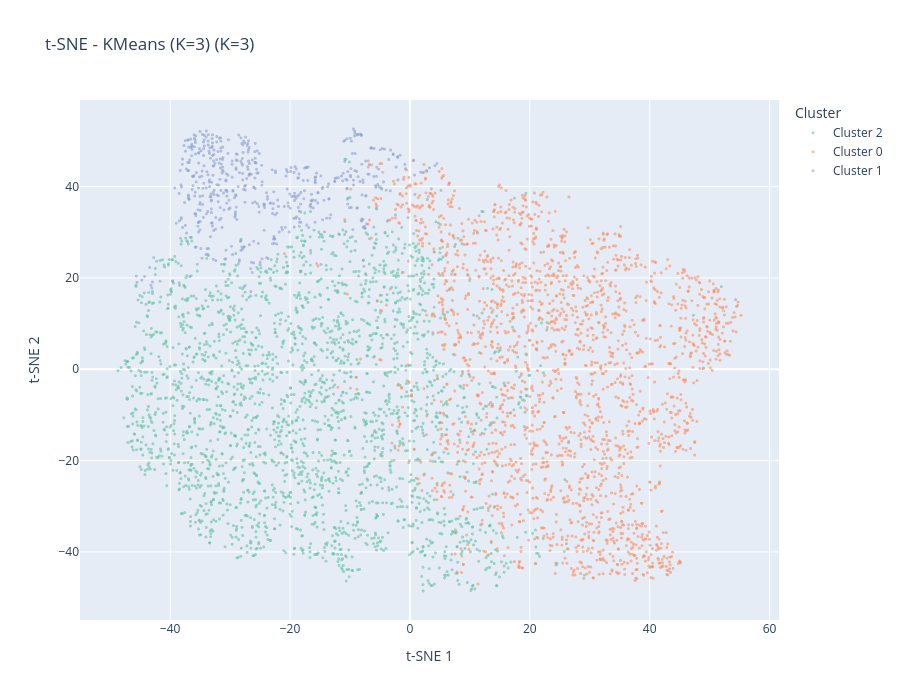

The cell this chart's notebook holds for it:
### Code cell
# ============================================================
# 5b. t-SNE
# ============================================================

print('Calculando t-SNE (2D)...')
tsne = TSNE(n_components=2, random_state=42, perplexity=50, max_iter=1000)
X_tsne = tsne.fit_transform(X_best)

fig = px.scatter(
    x=X_tsne[:, 0], y=X_tsne[:, 1],
    color=[f'Cluster {l}' for l in labels_best],
    hover_data={'Município': df_eng['nome_municipio'].values,
                'UF': df_eng['uf'].values,
                'PIB PC': df_eng['pib_per_capita_original'].round(0).values},
    title=f't-SNE - {algo_name} (K={k_best})',
    labels={'x': 't-SNE 1', 'y': 't-SNE 2', 'color': 'Cluster'},
    width=900, height=700,
    color_discrete_sequence=px.colors.qualitative.Set2
)
fig.update_traces(marker=dict(size=3, opacity=0.6))
fig.write_html(os.path.join(FIGURES_DIR, 'tsne_clusters_melhorado.html'))
fig.show()

### Figure 1 — Plotly figure (JSON) as saved in the notebook; plotly's stock layout.template omitted (floating-point values rounded to 4 significant figures; data arrays with more than 128 entries replaced by an {"elided": "..."} marker saying what was removed)
{"data": [{"customdata": {"elided": "2505x3 mixed values"}, "hovertemplate": "Cluster=Cluster 2<br>t-SNE 1=%{x}<br>t-SNE 2=%{y}<br>Município=%{customdata[0]}<br>UF=%{customdata[1]}<br>PIB PC=%{customdata[2]}<extra></extra>", "legendgroup": "Cluster 2", "marker": {"color": "rgb(102,194,165)", "opacity": 0.6, "size": 3, "symbol": "circle"}, "mode": "markers", "name": "Cluster 2", "showlegend": true, "type": "scattergl", "x": {"elided": "2505 float values"}, "xaxis": "x", "y": {"elided": "2505 float values"}, "yaxis": "y"}, {"customdata": {"elided": "2154x3 mixed values"}, "hovertemplate": "Cluster=Cluster 0<br>t-SNE 1=%{x}<br>t-SNE 2=%{y}<br>Município=%{customdata[0]}<br>UF=%{customdata[1]}<br>PIB PC=%{customdata[2]}<extra></extra>", "legendgroup": "Cluster 0", "marker": {"color": "rgb(252,141,98)", "opacity": 0.6, "size": 3, "symbol": "circle"}, "mode": "markers", "name": "Cluster 0", "showlegend": true, "type": "scattergl", "x": {"elided": "2154 float values"}, "xaxis": "x", "y": {"elided": "2154 float values"}, "yaxis": "y"}, {"customdata": {"elided": "545x3 mixed values"}, "hovertemplate": "Cluster=Cluster 1<br>t-SNE 1=%{x}<br>t-SNE 2=%{y}<br>Município=%{customdata[0]}<br>UF=%{customdata[1]}<br>PIB PC=%{customdata[2]}<extra></extra>", "legendgroup": "Cluster 1", "marker": {"color": "rgb(141,160,203)", "opacity": 0.6, "size": 3, "symbol": "circle"}, "mode": "markers", "name": "Cluster 1", "showlegend": true, "type": "scattergl", "x": {"elided": "545 float values"}, "xaxis": "x", "y": {"elided": "545 float values"}, "yaxis": "y"}], "layout": {"height": 700, "legend": {"title": {"text": "Cluster"}, "tracegroupgap": 0}, "title": {"text": "t-SNE - KMeans (K=3) (K=3)"}, "width": 900, "xaxis": {"anchor": "y", "domain": [0, 1], "title": {"text": "t-SNE 1"}}, "yaxis": {"anchor": "x", "domain": [0, 1], "title": {"text": "t-SNE 2"}}}}
